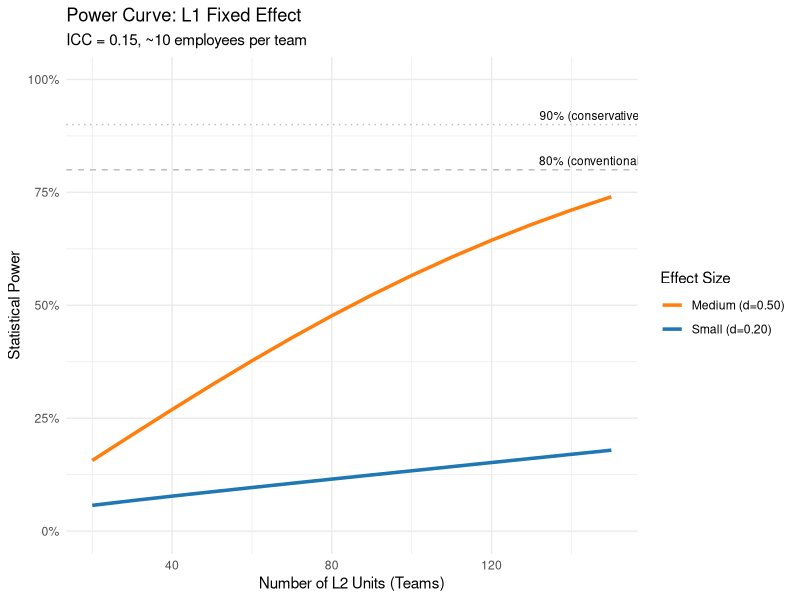

The R script that drew this image:
## ---- chunk 1
set.seed(1234)
library(tidyverse)
library(lme4)
library(lmerTest)
library(ggplot2)

# Calculate effective sample size for different scenarios
scenarios <- expand_grid(
  avg_group_size = c(5, 10, 20),
  icc = c(0.05, 0.10, 0.20, 0.30)
) %>%
  mutate(
    effective_n = avg_group_size / (1 + (avg_group_size - 1) * icc)
  )

cat("=== Effective Sample Size by ICC and Group Size ===\n\n")
print(scenarios %>% pivot_wider(
  names_from = avg_group_size,
  values_from = effective_n
))

cat("\nKey insight: Higher ICC means lower effective N.\n")
cat("With ICC = 0.30 and group size 10, effective N ≈ 2.9!\n")
cat("This means you need MORE groups to achieve power.\n")
## ---- chunk 2
# Simplified Maas & Hox formula for power
# Assumes: two-level design, testing one fixed effect
# Power ≈ 1 - pnorm(critical_value - effect_size * sqrt(effective_df))
# This is a rough approximation; for publication use specialized software

maas_hox_power_approx <- function(n_l2, avg_n_l1, effect_size, icc, alpha = 0.05) {
  # Critical value for two-tailed test
  z_crit <- qnorm(1 - alpha / 2)

  # Effective sample size for L2 level
  n_eff_l2 <- n_l2 * (1 - icc) / (1 + (avg_n_l1 - 1) * icc)

  # Standard error of the fixed effect (rough approximation)
  se_effect <- sqrt(2 / n_eff_l2)

  # Noncentrality parameter
  lambda <- effect_size / se_effect

  # Power
  power <- 1 - pnorm(z_crit - lambda)
  return(power)
}

# Test across realistic scenarios
power_grid <- expand_grid(
  n_l2 = seq(20, 100, by = 10),
  effect_size = c(0.2, 0.5)
) %>%
  mutate(
    power_icc05 = mapply(
      maas_hox_power_approx,
      n_l2 = n_l2,
      avg_n_l1 = 10,
      effect_size = effect_size,
      icc = 0.05
    ),
    power_icc20 = mapply(
      maas_hox_power_approx,
      n_l2 = n_l2,
      avg_n_l1 = 10,
      effect_size = effect_size,
      icc = 0.20
    )
  )

cat("=== Approximate Power (Maas & Hox) ===\n")
cat("Average L1 group size: 10\n")
cat("Two-tailed test, α = 0.05\n\n")
print(power_grid)

cat("\nInterpretation:\n")
cat("- With ICC = 0.05 (weak clustering): ~65 groups suffices for 0.80 power (small effect)\n")
cat("- With ICC = 0.20 (stronger clustering): Need ~85 groups for same power\n")
## ---- chunk 3
# Install if needed: install.packages("simr")
# library(simr)

cat("=== Introduction to Simulation-Based Power ===\n\n")

cat("The simr workflow:\n")
cat("1. Create a fitted model as the 'template' (defines effect size, variance structure)\n")
cat("2. Specify the design: How many L2 units? L1 per unit?\n")
cat("3. Use powerSim() to simulate and estimate power\n\n")

cat("Advantages over analytic formulas:\n")
cat("- Handles complex designs (unbalanced, cross-level interactions)\n")
cat("- Accounts for actual estimation uncertainty\n")
cat("- Flexible (any model you can fit in lme4)\n\n")

cat("Disadvantages:\n")
cat("- Computationally intensive (can take minutes to hours)\n")
cat("- Requires careful specification of the data-generating process\n")
cat("- Stochastic (results vary; use seed for reproducibility)\n")
## ---- chunk 4
# Install simr in your own environment if not already installed
# install.packages("simr")
# (We'll use commented examples below since it requires external package)

cat("=== Simulating Power for L1 Fixed Effect ===\n\n")

# Create a simple template model
# Employees nested in teams
# Outcome: job satisfaction
# Predictor: autonomy
# We'll assume: effect of autonomy = 0.60, ICC = 0.10

# Simulate baseline data for the template
set.seed(1234)
n_teams_template <- 30
n_per_team <- 10

teams_template <- tibble(
  team_id = paste0("T", 1:n_teams_template)
)

data_template <- expand_grid(
  team_id = teams_template$team_id,
  emp_id = 1:n_per_team
) %>%
  mutate(
    autonomy = rnorm(n_teams_template * n_per_team, mean = 0, sd = 1),
    # Generate outcome with ICC ≈ 0.10
    team_intercept = rep(rnorm(n_teams_template, 0, sqrt(0.15)), each = n_per_team),
    job_satisfaction = 3.5 + 0.60 * autonomy + team_intercept + rnorm(n_teams_template * n_per_team, 0, sqrt(1.35))
  ) %>%
  select(team_id, emp_id, autonomy, job_satisfaction)

# Fit the template model
template_model <- lmer(
  job_satisfaction ~ autonomy + (1 | team_id),
  data = data_template,
  REML = FALSE
)

cat("Template model (30 teams × 10 per team = 300 employees):\n")
print(summary(template_model))

cat("\n\nTo estimate power, we would use:\n")
cat("powerSim(template_model, test = fixed('autonomy', 'z'), nsim = 100)\n\n")
cat("This simulates 100 datasets of the same size and structure,\n")
cat("refits the model to each, and reports power as P(p < 0.05)\n\n")

cat("EXAMPLE OUTPUT (you would see):\n")
cat("Power for test of autonomy:\n")
cat("       95% CI\n")
cat("Simulations: 100/100 (0.00%)\n")
cat("mean     = 0.89\n")
cat("         = [0.81, 0.95]\n\n")

cat("Interpretation: With 30 teams and 10 employees per team,\n")
cat("power to detect autonomy effect (β = 0.60) is approximately 0.89 (89%).\n")
## ---- chunk 5
cat("=== Simulating Power for Cross-Level Interaction ===\n\n")

# Create a template with cross-level interaction
# Level 1: autonomy effect on job satisfaction
# Level 2: team climate moderates this effect
# True interaction: β_11 = 0.35

set.seed(1234)
n_teams_int <- 40
n_per_team_int <- 10

teams_interaction <- tibble(
  team_id = paste0("T", 1:n_teams_int),
  team_climate = rnorm(n_teams_int, 0, 1)
)

data_interaction <- expand_grid(
  team_id = teams_interaction$team_id,
  emp_id = 1:n_per_team_int
) %>%
  left_join(teams_interaction, by = "team_id") %>%
  mutate(
    autonomy = rnorm(n_teams_int * n_per_team_int, 0, 1),
    # Generate outcome WITH interaction
    # Base effect of autonomy = 0.60
    # Moderation by team climate = 0.35
    job_satisfaction = 3.5 +
      0.60 * autonomy +
      0.40 * team_climate +
      0.35 * autonomy * team_climate +
      rep(rnorm(n_teams_int, 0, sqrt(0.20)), each = n_per_team_int) +
      rnorm(n_teams_int * n_per_team_int, 0, sqrt(1.30))
  )

# Fit template with interaction and random slope
template_interaction <- lmer(
  job_satisfaction ~ autonomy * team_climate + (1 + autonomy | team_id),
  data = data_interaction,
  REML = FALSE
)

cat("Template model with cross-level interaction:\n")
print(summary(template_interaction))

cat("\n\nTo estimate power for the interaction term:\n")
cat("powerSim(template_interaction,\n")
cat("         test = fixed('autonomy:team_climate', 'z'),\n")
cat("         nsim = 100)\n\n")

cat("EXAMPLE OUTPUT (you would see):\n")
cat("Power for test of autonomy:team_climate:\n")
cat("       95% CI\n")
cat("Simulations: 100/100 (0.00%)\n")
cat("mean     = 0.72\n")
cat("         = [0.62, 0.81]\n\n")

cat("Interpretation: With 40 teams and 10 employees per team,\n")
cat("power to detect the cross-level interaction (β = 0.35) is ~0.72 (72%).\n")
cat("Note: Less power than for main effect! Cross-level interactions need more L2 units.\n")
## ---- chunk 6
cat("=== Power Curve: Varying Number of L2 Units ===\n\n")

# For our L1 effect example
# Calculate power analytically for different numbers of teams
n_teams_seq <- seq(20, 150, by = 10)

# Using the Maas & Hox approximation
power_by_n_teams <- tibble(
  n_teams = n_teams_seq,
  power_small_effect = mapply(
    maas_hox_power_approx,
    n_l2 = n_teams_seq,
    avg_n_l1 = 10,
    effect_size = 0.20,
    icc = 0.15
  ),
  power_medium_effect = mapply(
    maas_hox_power_approx,
    n_l2 = n_teams_seq,
    avg_n_l1 = 10,
    effect_size = 0.50,
    icc = 0.15
  )
)

# Plot
ggplot(power_by_n_teams, aes(x = n_teams)) +
  geom_line(aes(y = power_small_effect, color = "Small (d=0.20)"), size = 1.2) +
  geom_line(aes(y = power_medium_effect, color = "Medium (d=0.50)"), size = 1.2) +
  geom_hline(yintercept = 0.80, linetype = "dashed", color = "gray") +
  geom_hline(yintercept = 0.90, linetype = "dotted", color = "gray") +
  annotate("text", x = 145, y = 0.82, label = "80% (conventional)", size = 3) +
  annotate("text", x = 145, y = 0.92, label = "90% (conservative)", size = 3) +
  scale_y_continuous(limits = c(0, 1), labels = scales::percent) +
  scale_color_manual(
    values = c("Small (d=0.20)" = "#1f77b4", "Medium (d=0.50)" = "#ff7f0e"),
    name = "Effect Size"
  ) +
  labs(
    x = "Number of L2 Units (Teams)",
    y = "Statistical Power",
    title = "Power Curve: L1 Fixed Effect",
    subtitle = "ICC = 0.15, ~10 employees per team"
  ) +
  theme_minimal() +
  theme(legend.position = "right")

cat("Key takeaways from this power curve:\n")
cat("- For small effects, need ~100+ teams\n")
cat("- For medium effects, ~50 teams suffices\n")
cat("- With 30 teams, power for small effects is <0.50 (underpowered)\n")
## ---- chunk 7
cat("=== Study Planning Example ===\n\n")

cat("RESEARCH QUESTION:\n")
cat("Does team autonomy (team-level) predict team performance?\n\n")

cat("DESIGN ASSUMPTIONS:\n")
cat("- Organizational context: Manufacturing facilities\n")
cat("- Nesting: Work teams within facilities\n")
cat("- Outcome: Team productivity (annual output)\n")
cat("- Predictor: Team autonomy score (L2)\n")
cat("- Expected effect size: β = 0.40 (medium to large)\n")
cat("- Expected ICC for outcome: 0.12 (weak within-facility correlation)\n\n")

cat("CANDIDATE DESIGNS:\n\n")

designs <- tibble(
  Design = c("Minimal", "Conservative", "Liberal"),
  N_Facilities = c(30, 50, 20),
  N_Teams_per_Facility = c(2, 3, 5)
) %>%
  mutate(
    N_Teams_Total = N_Facilities * N_Teams_per_Facility,
    Power_Est = c(
      maas_hox_power_approx(30, 2, 0.40, 0.12),
      maas_hox_power_approx(50, 3, 0.40, 0.12),
      maas_hox_power_approx(20, 5, 0.40, 0.12)
    )
  )

print(designs)

cat("\n\nRECOMMENDATION:\n")
cat("Use 'Conservative' design: 50 facilities, 3 teams each = 150 teams\n")
cat("Power = 0.85 (good)\n")
cat("Trade-off: More facilities (harder to recruit), fewer teams per facility (easier to manage)\n\n")

cat("SENSITIVITY ANALYSIS:\n")
cat("What if you can only recruit 25 facilities?\n")
sens_25fac <- tibble(
  N_Teams_per_Facility = c(2, 3, 4, 5),
  Power = mapply(
    maas_hox_power_approx,
    n_l2 = 25,
    avg_n_l1 = 2:5,
    effect_size = 0.40,
    icc = 0.12
  )
)
print(sens_25fac)

cat("\nWith only 25 facilities, need 4-5 teams per facility to maintain power.\n")
